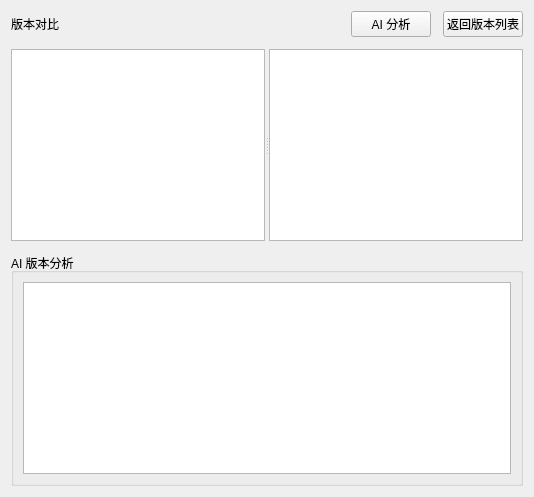
<?xml version='1.0' encoding='UTF-8'?>
<ui version="4.0">
 <class>DiffPage</class>
 <widget class="QWidget" name="DiffPage">
  <layout class="QVBoxLayout" name="layout">
   <property name="spacing">
    <number>12</number>
   </property>
   <item>
    <layout class="QHBoxLayout" name="headerLayout" stretch="1,0,0">
     <property name="spacing">
      <number>12</number>
     </property>
     <item>
      <widget class="QLabel" name="rangeLabel">
       <property name="text">
        <string>版本对比</string>
       </property>
       <property name="textFormat">
        <enum>Qt::PlainText</enum>
       </property>
      </widget>
     </item>
     <item>
      <widget class="QPushButton" name="analyzeButton">
       <property name="text">
        <string>AI 分析</string>
       </property>
      </widget>
     </item>
     <item>
      <widget class="QPushButton" name="backButton">
       <property name="text">
        <string>返回版本列表</string>
       </property>
      </widget>
     </item>
    </layout>
   </item>
   <item>
    <widget class="QSplitter" name="splitter">
     <property name="orientation">
      <enum>Qt::Horizontal</enum>
     </property>
     <widget class="QTableView" name="files" />
     <widget class="QTextEdit" name="content">
      <property name="readOnly">
       <bool>true</bool>
      </property>
      <property name="lineWrapMode">
       <enum>QTextEdit::NoWrap</enum>
      </property>
     </widget>
    </widget>
   </item>
   <item>
    <widget class="QGroupBox" name="analysisGroup">
     <property name="title">
      <string>AI 版本分析</string>
     </property>
     <layout class="QVBoxLayout" name="analysisLayout">
      <property name="spacing">
       <number>12</number>
      </property>
      <item>
       <widget class="QPlainTextEdit" name="analysis">
        <property name="readOnly">
         <bool>true</bool>
        </property>
        <property name="maximumHeight">
         <number>200</number>
        </property>
       </widget>
      </item>
     </layout>
    </widget>
   </item>
  </layout>
 </widget>
 <resources />
 <connections />
</ui>
